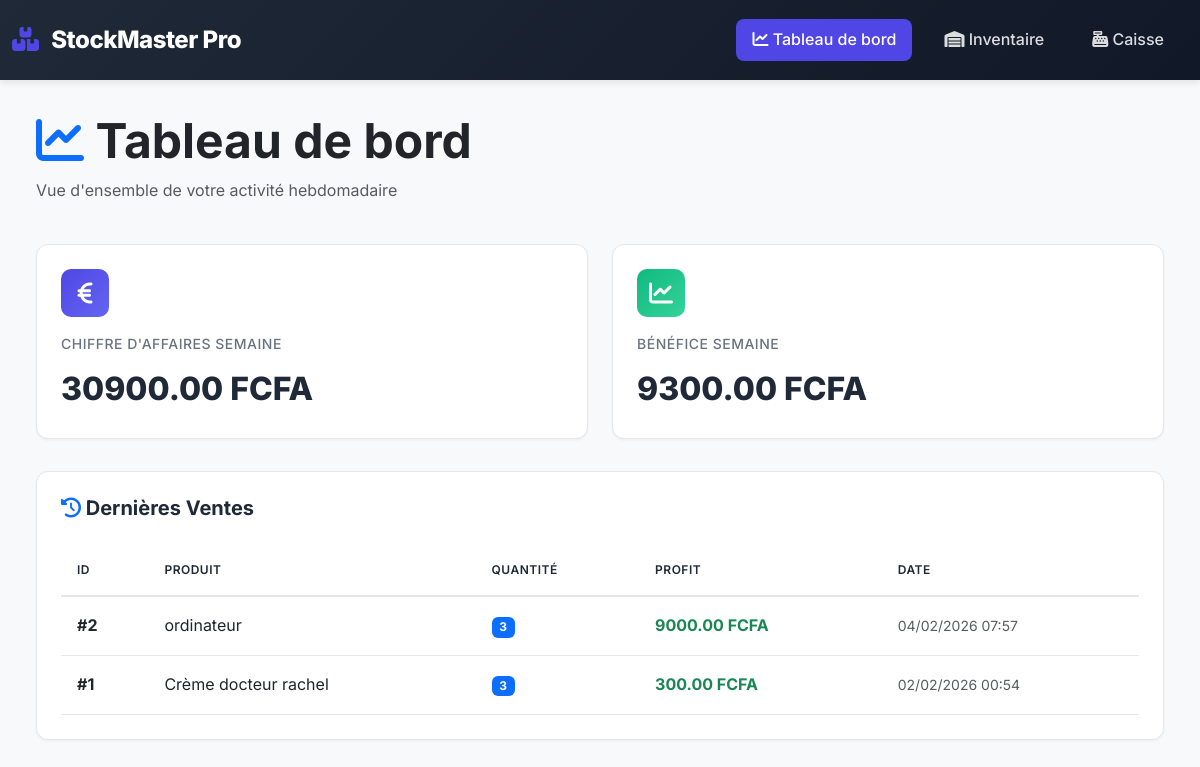
The page / on the database its author committed.
### app.py (models this page shows, shortened)
class Sale(db.Model):
    id = db.Column(db.Integer, primary_key=True)
    product_id = db.Column(db.Integer, db.ForeignKey('product.id'), nullable=False)
    quantity_sold = db.Column(db.Integer, nullable=False)
    sale_date = db.Column(db.DateTime, default=datetime.utcnow)
    profit_recorded = db.Column(db.Float, nullable=False)

class Product(db.Model):
    id = db.Column(db.Integer, primary_key=True)
    name = db.Column(db.String(200), nullable=False)
    stock_quantity = db.Column(db.Integer, default=0)
    buying_price = db.Column(db.Float, nullable=False)
    selling_price = db.Column(db.Float, nullable=False)
    sales = db.relationship('Sale', backref='product', lazy=True)

### app.py (the view)
@app.route('/')
def dashboard():
    week_ago = datetime.utcnow() - timedelta(days=7)
    weekly_sales = Sale.query.filter(Sale.sale_date >= week_ago).all()
    weekly_revenue = 0
    for sale in weekly_sales:
        product = Product.query.get(sale.product_id)
        weekly_revenue += product.selling_price * sale.quantity_sold
    weekly_profit = sum(sale.profit_recorded for sale in weekly_sales)
    recent_sales = Sale.query.order_by(Sale.sale_date.desc()).limit(5).all()
    return render_template('dashboard.html',
                         weekly_revenue=weekly_revenue,
                         weekly_profit=weekly_profit,
                         recent_sales=recent_sales)

### templates/dashboard.html (shortened to what this page needs)
{% extends "base.html" %}
{% block content %}
<div class="container-fluid">
    <div class="row mb-4">
        <div class="col-12">
            <h1 class="display-5 fw-bold text-dark">
                <i class="fas fa-chart-line text-primary"></i>
                Tableau de bord
            </h1>
            <p class="text-muted">Vue d'ensemble de votre activité hebdomadaire</p>
        </div>
    </div>
    <div class="row g-4 mb-4">
        <div class="col-md-6">
            <div class="stat-card">
                <div class="stat-card-icon indigo">
                    <i class="fas fa-euro-sign"></i>
                </div>
                <div class="stat-card-label">Chiffre d'Affaires Semaine</div>
                <div class="stat-card-value">{{ "%.2f"|format(weekly_revenue) }} FCFA</div>
            </div>
        </div>
        <div class="col-md-6">
            <div class="stat-card">
                <div class="stat-card-icon emerald">
                    <i class="fas fa-chart-line"></i>
                </div>
                <div class="stat-card-label">Bénéfice Semaine</div>
                <div class="stat-card-value">{{ "%.2f"|format(weekly_profit) }} FCFA</div>
            </div>
        </div>
    </div>
    <div class="table-container">
        <h2 class="table-title">
            <i class="fas fa-history text-primary"></i>
            Dernières Ventes
        </h2>
        {% if recent_sales %}
        <div class="table-responsive">
            <table class="table table-custom">
                <thead>
                    <tr>
                        <th>ID</th>
                        <th>Produit</th>
                        <th>Quantité</th>
                        <th>Profit</th>
                        <th>Date</th>
                    </tr>
                </thead>
                <tbody>
                    {% for sale in recent_sales %}
                    <tr>
                        <td><strong>#{{ sale.id }}</strong></td>
                        <td>{{ sale.product.name }}</td>
                        <td>
                            <span class="badge bg-primary">{{ sale.quantity_sold }}</span>
                        </td>
                        <td>
                            <strong class="text-success">{{ "%.2f"|format(sale.profit_recorded) }} FCFA</strong>
                        </td>
                        <td>
                            <small class="text-muted">
                                {{ sale.sale_date.strftime('%d/%m/%Y %H:%M') }}
                            </small>
                        </td>
                    </tr>
                    {% endfor %}
                </tbody>
            </table>
        </div>
        {% else %}
        <div class="alert alert-info alert-custom">
            <i class="fas fa-info-circle"></i>
            Aucune vente enregistrée pour le moment.
        </div>
        {% endif %}
    </div>
</div>
{% endblock %}

### templates/base.html (style rules this page uses)
:root { --bg-light: #F8F9FA; --primary-indigo: #4F46E5; --primary-indigo-dark: #4338CA; --success-emerald: #10B981; --danger-coral: #EF4444; --text-dark: #1F2937; --text-muted: #6B7280; --border-light: #E5E7EB; --shadow-sm: 0 1px 3px rgba(0, 0, 0, 0.05); --shadow-md: 0 4px 6px rgba(0, 0, 0, 0.07); --shadow-lg: 0 10px 15px rgba(0, 0, 0, 0.1); }
* { margin: 0; padding: 0; box-sizing: border-box; }
body { font-family: 'Inter', -apple-system, BlinkMacSystemFont, sans-serif; background-color: var(--bg-light); color: var(--text-dark); line-height: 1.6; }
.stat-card { background: #fff; border-radius: 12px; padding: 1.5rem; box-shadow: var(--shadow-sm); border: 1px solid var(--border-light); transition: all 0.3s ease; height: 100%; }
.stat-card-icon { width: 48px; height: 48px; border-radius: 10px; display: flex; align-items: center; justify-content: center; font-size: 1.5rem; margin-bottom: 1rem; }
.stat-card-icon.indigo { background: linear-gradient(135deg, var(--primary-indigo) 0%, #6366F1 100%); color: #fff; }
.stat-card-icon.emerald { background: linear-gradient(135deg, var(--success-emerald) 0%, #34D399 100%); color: #fff; }
.stat-card-label { font-size: 0.875rem; color: var(--text-muted); font-weight: 500; text-transform: uppercase; letter-spacing: 0.5px; }
.stat-card-value { font-size: 2rem; font-weight: 800; color: var(--text-dark); margin-top: 0.5rem; }
.table-container { background: #fff; border-radius: 12px; padding: 1.5rem; box-shadow: var(--shadow-sm); border: 1px solid var(--border-light); margin-top: 2rem; }
.table-title { font-size: 1.25rem; font-weight: 700; color: var(--text-dark); margin-bottom: 1.5rem; }
.table-custom { margin-bottom: 0; }
.table-custom thead { background-color: var(--bg-light); border-bottom: 2px solid var(--border-light); }
.table-custom thead th { font-weight: 600; color: var(--text-dark); text-transform: uppercase; font-size: 0.75rem; letter-spacing: 0.5px; padding: 1rem; border: none; }
.table-custom tbody tr { border-bottom: 1px solid var(--border-light); transition: background-color 0.2s ease; }
.table-custom tbody td { padding: 1rem; vertical-align: middle; border: none; }

### rows shown on the page
Sale: id "2", product.name "ordinateur", quantity_sold "3", profit_recorded "9000.00", sale_date "04/02/2026 07:57"
Sale: id "1", product.name "Crème docteur rachel", quantity_sold "3", profit_recorded "300.00", sale_date "02/02/2026 00:54"

### other values the page prints
{{ "%.2f"|format(weekly_revenue) }} "30900.00"
{{ "%.2f"|format(weekly_profit) }} "9300.00"
